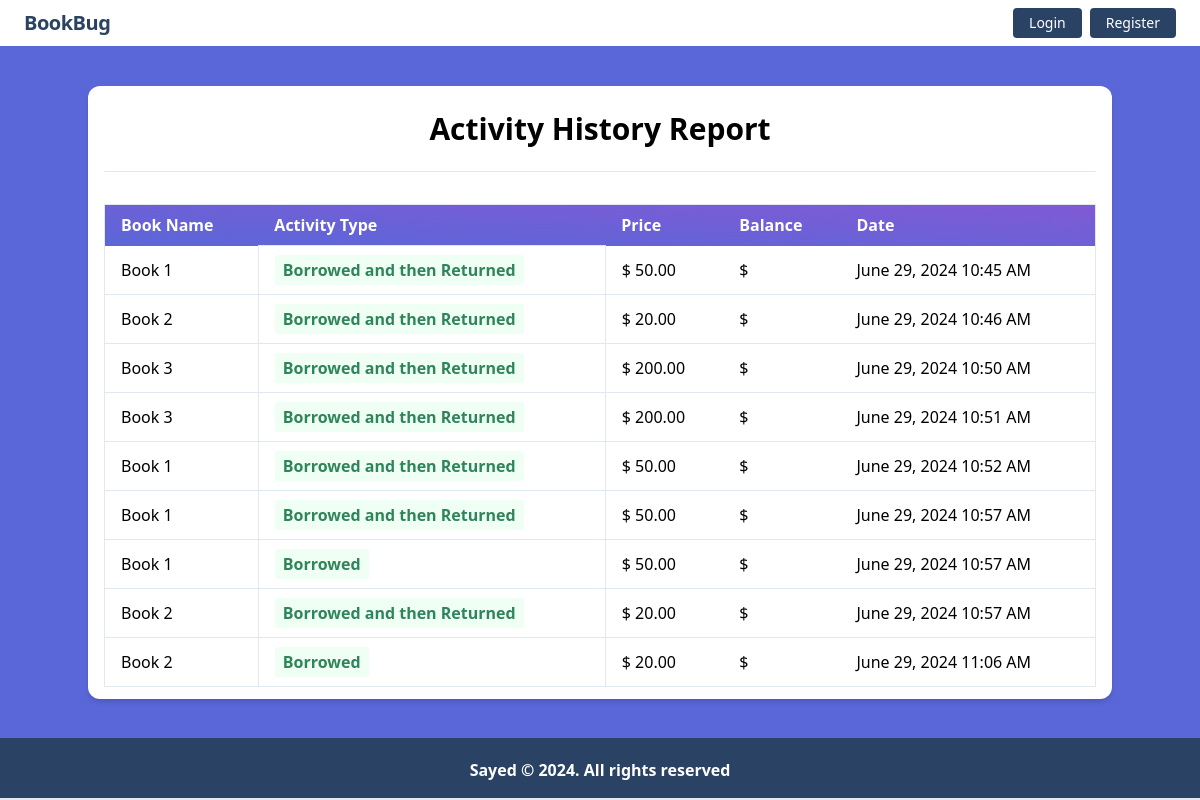
The app's page /activity/activity_report/3/, older data.
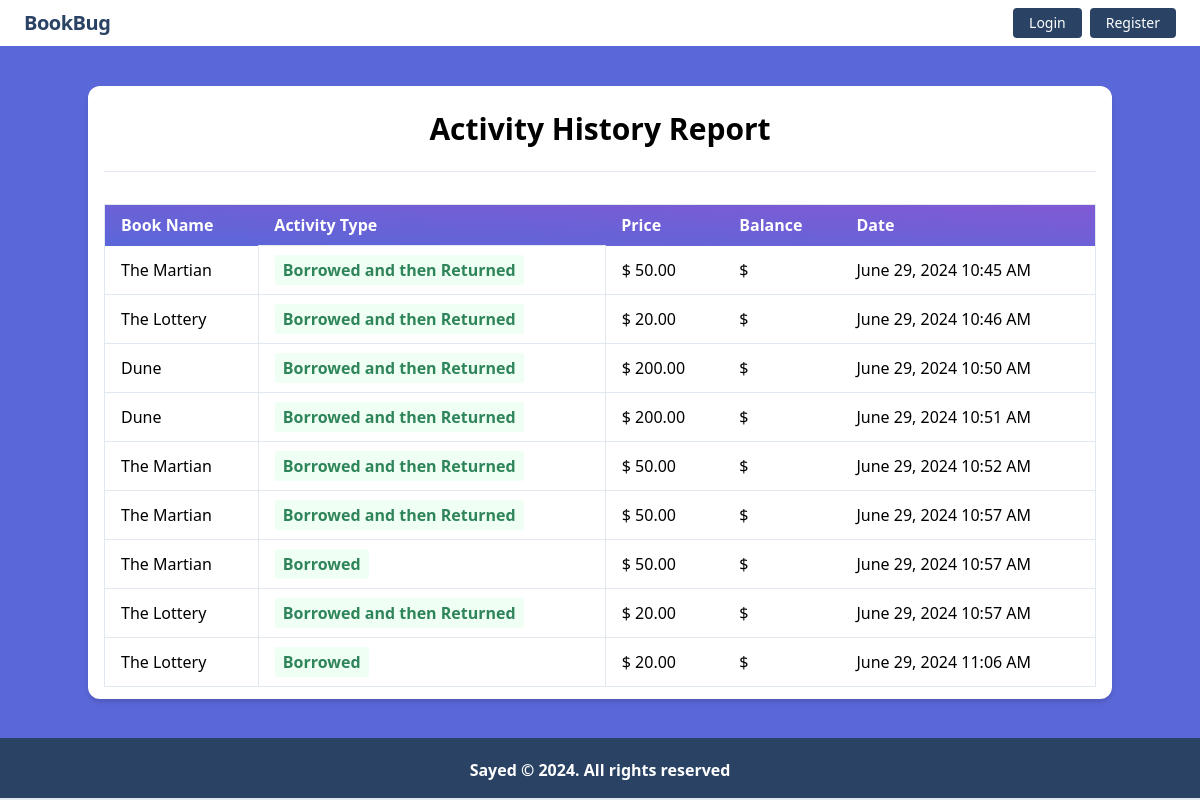
The same page, newer data.
### activity/models.py (models this page shows, shortened)
class Activity(models.Model):
    user = models.ForeignKey(User, related_name='activity_user', on_delete=models.CASCADE)
    book = models.ForeignKey(Book, related_name='activity_book', on_delete=models.CASCADE)
    activity_type = models.CharField(max_length=10)
    balance_after_activity = models.DecimalField(max_digits=12, decimal_places=2, null=True, blank=True)
    created_on = models.DateTimeField(auto_now_add=True)
    class Meta:
        ordering = ['created_on',]   # sorting activities by timestamp

### book/models.py (models this page shows, shortened)
class Book(models.Model):
    book_name = models.CharField(max_length=100)
    category_name = models.ForeignKey(Category, related_name='category', on_delete=models.CASCADE)
    author = models.CharField(max_length=100, null=True, blank=True)
    description = models.TextField()
    price = models.IntegerField()
    quantity = models.IntegerField()
    image = models.ImageField(upload_to='book/media/uploads/', blank = True, null = True)

### activity/views.py (the view)
# urls.py: path('activity_report/<int:user_id>/', activity_report, name='activity_report'),
def activity_report(request, user_id):
    current_user = User.objects.get(pk = user_id)
    target_activities = Activity.objects.filter(
        user = current_user,
    )
    print(target_activities.count())
    return render(request, 'activity_report.html', {'data': target_activities})

### activity/templates/activity_report.html (shortened to what this page needs)
{% extends 'base.html' %}
{% load humanize %}
{% block content %}
<div class="my-10 py-3 px-4 bg-white rounded-xl shadow-md">
  <h1 class="font-bold text-3xl text-center pb-5 pt-2">
    Activity History Report
  </h1>
  <hr />
  <table
    class="table-auto mx-auto w-full px-5 rounded-xl mt-8 border dark:border-neutral-500"
  >
    <thead class="bg-purple-900 text-white text-left">
      <tr
        class="bg-gradient-to-tr from-indigo-600 to-purple-600 rounded-md py-2 px-4 text-white font-bold"
      >
        <th class="px-4 py-2">Book Name</th>
        <th class="px-4 py-2">Activity Type</th>
        <th class="px-4 py-2">Price</th>
        <th class="px-4 py-2">Balance</th>
        <th class="px-4 py-2">Date</th>
      </tr>
    </thead>
    <tbody>
      {% for activity in data %}
      <tr class="border-b dark:border-neutral-500">
        <td class="px-4 py-2">{{ activity.book.book_name }}</td>
        <td class="px-4 py-3 text-s border">
          <span
            class="px-2 py-1 font-bold leading-tight rounded-sm text-green-700 bg-green-100"
          >
            {% if activity.activity_type == 'Returned' %} Borrowed and then Returned
            {% else %} {{activity.activity_type}} {% endif %}
          </span>
        </td>
        <td class="px-4 py-2">
          $ {{ activity.book.price|floatformat:2|intcomma }}
        </td>
        <td class="px-4 py-2">
          $ {{ activity.balance_after_activity|floatformat:2|intcomma }}
        </td>
        <td class="px-4 py-2">{{ activity.created_on|date:"F d, Y h:i A" }}</td>
      </tr>
      {% endfor %}
    </tbody>
  </table>
</div>
{% endblock %}

Row changes from the older to the newer data that the page shows:
changed through a linked row, Activity "June 29, 2024 10:45 AM": book.book_name "Book 1" → "The Martian"
changed through a linked row, Activity "June 29, 2024 10:46 AM": book.book_name "Book 2" → "The Lottery"
changed through a linked row, Activity "June 29, 2024 10:50 AM": book.book_name "Book 3" → "Dune"
changed through a linked row, Activity "June 29, 2024 10:51 AM": book.book_name "Book 3" → "Dune"
changed through a linked row, Activity "June 29, 2024 10:52 AM": book.book_name "Book 1" → "The Martian"
changed through a linked row, Activity (number 6 of 9 on the later page): book.book_name "Book 1" → "The Martian"
changed through a linked row, Activity (number 7 of 9 on the later page): book.book_name "Book 1" → "The Martian"
changed through a linked row, Activity (number 8 of 9 on the later page): book.book_name "Book 2" → "The Lottery"
changed through a linked row, Activity "June 29, 2024 11:06 AM": book.book_name "Book 2" → "The Lottery"
